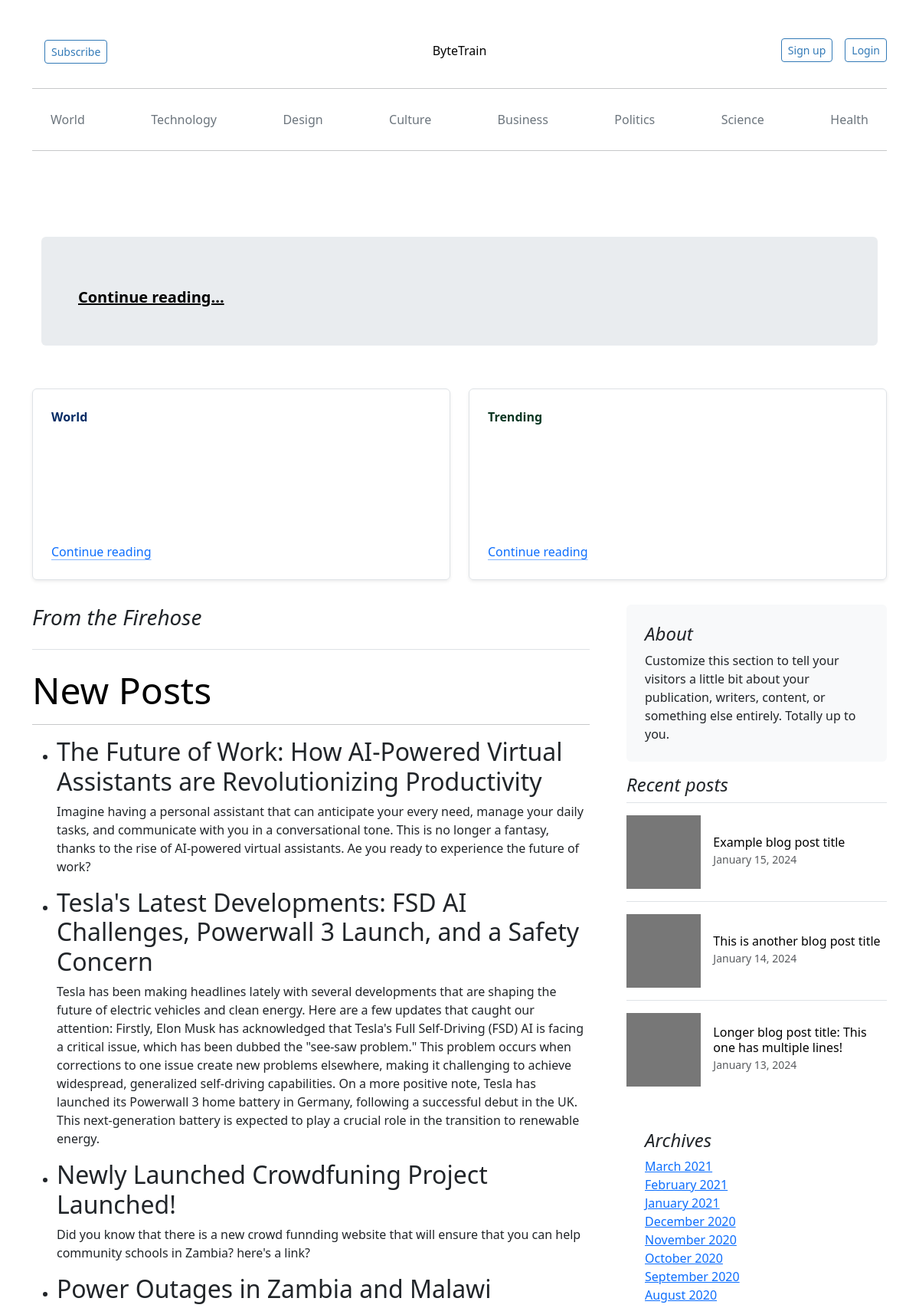
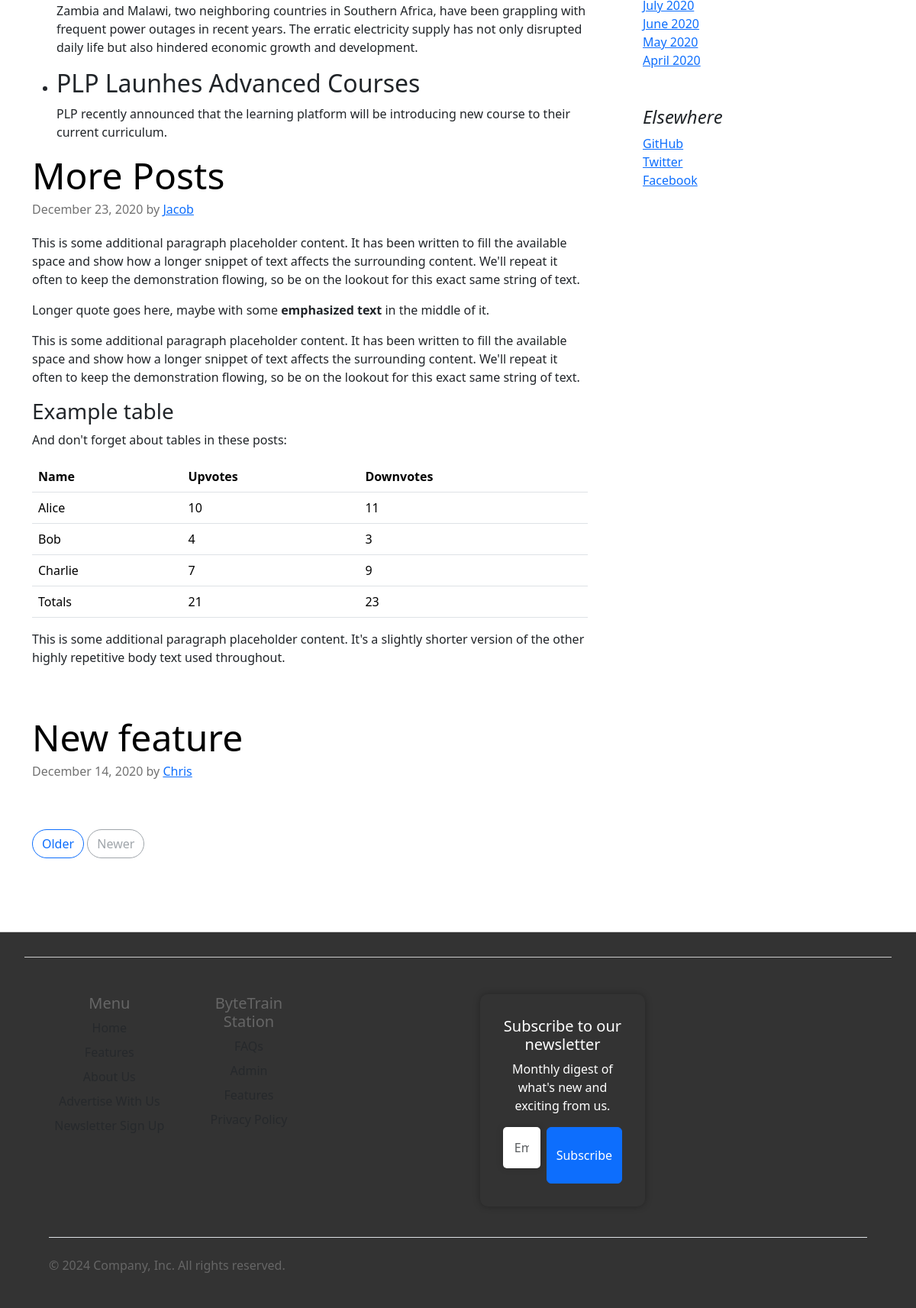
The page / (upper part) on the database its author committed (2 pictures, top to bottom).
### bytenews/models.py (models this page shows, shortened)
class Post(models.Model):
    title = models.CharField(max_length=255)
    content = models.TextField()
    featured = models.BooleanField(default=False)
    trending = models.BooleanField(default=False)
    created_at = models.DateTimeField(auto_now_add=True)
    updated_at = models.DateTimeField(auto_now=True)

### bytenews/views.py (the view)
# urls.py: path('', views.home, name='home'),
def home(request):
    context = {
        'posts': Post.objects.all()
    }
    return render(request, 'bytenews/home.html', context)

### bytenews/templates/bytenews/home.html (shortened to what this page needs)
{% extends 'bytenews/base.html' %}
{% block content %}
<main class="container">
  <div class="p-4 p-md-5 mb-4 rounded text-body-emphasis bg-body-secondary">
    <div class="col-lg-6 px-0">
      <p class="lead mb-0"><a href="#" class="text-body-emphasis fw-bold">Continue reading...</a></p>
    </div>
  </div>
</main>
<div class="row mb-2">
  <div class="col-md-6">
    <div class="row g-0 border rounded overflow-hidden flex-md-row mb-4 shadow-sm h-md-250 position-relative">
      <div class="col p-4 d-flex flex-column position-static">
        <strong class="d-inline-block mb-2 text-primary-emphasis">World</strong>
        <a href="#" class="icon-link gap-1 icon-link-hover stretched-link">
          Continue reading
          <svg class="bi"><use xlink:href="#chevron-right"/></svg>
        </a>
      </div>
    </div>
  </div>
  <div class="col-md-6">
    <div class="row g-0 border rounded overflow-hidden flex-md-row mb-4 shadow-sm h-md-250 position-relative">
      <div class="col p-4 d-flex flex-column position-static">
        <strong class="d-inline-block mb-2 text-success-emphasis">Trending</strong>
        <a href="#" class="icon-link gap-1 icon-link-hover stretched-link">
          Continue reading
          <svg class="bi"><use xlink:href="#chevron-right"/></svg>
        </a>
      </div>
    </div>
  </div>
</div>
  <div class="row g-5">
    <div class="col-md-8">
      <h3 class="pb-4 mb-4 fst-italic border-bottom">From the Firehose</h3>
      <div id="content">
        <h2 class="display-5 link-body-emphasis mb-1">New Posts</h2>
        <hr>
        <ul>
          {% for post in posts %}
            <li>
              <h2>{{ post.title }}</h2>
              <p>{{ post.content }}</p>
            </li>
          {% endfor %}
        </ul>
      </div>
      <article class="blog-post">
        <h2 class="display-5 link-body-emphasis mb-1">More Posts</h2>
        <p class="blog-post-meta">December 23, 2020 by <a href="#">Jacob</a></p>
        <p>This is some additional paragraph placeholder content. It has been written to fill the available space and show how a longer snippet of text affects the surrounding content. We'll repeat it often to keep the demonstration flowing, so be on the lookout for this exact same string of text.</p>
        <blockquote>
          <p>Longer quote goes here, maybe with some <strong>emphasized text</strong> in the middle of it.</p>
        </blockquote>
        <p>This is some additional paragraph placeholder content. It has been written to fill the available space and show how a longer snippet of text affects the surrounding content. We'll repeat it often to keep the demonstration flowing, so be on the lookout for this exact same string of text.</p>
        <h3>Example table</h3>
        <p>And don't forget about tables in these posts:</p>
        <table class="table">
          <thead>
            <tr>
              <th>Name</th>
              <th>Upvotes</th>
              <th>Downvotes</th>
            </tr>
          </thead>
          <tbody>
            <tr>
              <td>Alice</td>
              <td>10</td>
              <td>11</td>
            </tr>
            <tr>
              <td>Bob</td>
              <td>4</td>
              <td>3</td>
            </tr>
            <tr>
              <td>Charlie</td>
              <td>7</td>
              <td>9</td>
            </tr>
          </tbody>
          <tfoot>
            <tr>
              <td>Totals</td>
              <td>21</td>
              <td>23</td>
            </tr>
          </tfoot>
        </table>
        <p>This is some additional paragraph placeholder content. It's a slightly shorter version of the other highly repetitive body text used throughout.</p>
      </article>
      <article class="blog-post">
        <h2 class="display-5 link-body-emphasis mb-1">New feature</h2>
        <p class="blog-post-meta">December 14, 2020 by <a href="#">Chris</a></p>
      </article>
      <nav class="blog-pagination" aria-label="Pagination">
        <a class="btn btn-outline-primary rounded-pill" href="#">Older</a>
        <a class="btn btn-outline-secondary rounded-pill disabled" aria-disabled="true">Newer</a>
      </nav>
    </div>
    <div class="col-md-4">
        <div class="position-sticky" style="top: 2rem;">
          <div class="p-4 mb-3 bg-body-tertiary rounded">
            <h4 class="fst-italic">About</h4>
            <p class="mb-0">Customize this section to tell your visitors a little bit about your publication, writers, content, or something else entirely. Totally up to you.</p>
          </div>
          <div>
            <h4 class="fst-italic">Recent posts</h4>
            <ul class="list-unstyled">
              <li>
                <a class="d-flex flex-column flex-lg-row gap-3 align-items-start align-items-lg-center py-3 link-body-emphasis text-decoration-none border-top" href="#">
                  <svg class="bd-placeholder-img" width="100%" height="96" xmlns="http://www.w3.org/2000/svg" aria-hidden="true" preserveAspectRatio="xMidYMid slice" focusable="false"><rect width="100%" height="100%" fill="#777"/></svg>
                  <div class="col-lg-8">
                    <h6 class="mb-0">Example blog post title</h6>
                    <small class="text-body-secondary">January 15, 2024</small>
                  </div>
                </a>
              </li>
              <li>
                <a class="d-flex flex-column flex-lg-row gap-3 align-items-start align-items-lg-center py-3 link-body-emphasis text-decoration-none border-top" href="#">
                  <svg class="bd-placeholder-img" width="100%" height="96" xmlns="http://www.w3.org/2000/svg" aria-hidden="true" preserveAspectRatio="xMidYMid slice" focusable="false"><rect width="100%" height="100%" fill="#777"/></svg>
                  <div class="col-lg-8">
                    <h6 class="mb-0">This is another blog post title</h6>
                    <small class="text-body-secondary">January 14, 2024</small>
                  </div>
                </a>
              </li>
              <li>
                <a class="d-flex flex-column flex-lg-row gap-3 align-items-start align-items-lg-center py-3 link-body-emphasis text-decoration-none border-top" href="#">
                  <svg class="bd-placeholder-img" width="100%" height="96" xmlns="http://www.w3.org/2000/svg" aria-hidden="true" preserveAspectRatio="xMidYMid slice" focusable="false"><rect width="100%" height="100%" fill="#777"/></svg>
                  <div class="col-lg-8">
                    <h6 class="mb-0">Longer blog post title: This one has multiple lines!</h6>
                    <small class="text-body-secondary">January 13, 2024</small>
                  </div>
                </a>
              </li>
            </ul>
          </div>
          <div class="p-4">
            <h4 class="fst-italic">Archives</h4>
            <ol class="list-unstyled mb-0">
              <li><a href="#">March 2021</a></li>
              <li><a href="#">February 2021</a></li>
              <li><a href="#">January 2021</a></li>
              <li><a href="#">December 2020</a></li>
              <li><a href="#">November 2020</a></li>
              <li><a href="#">October 2020</a></li>
              <li><a href="#">September 2020</a></li>
              <li><a href="#">August 2020</a></li>
              <li><a href="#">July 2020</a></li>
              <li><a href="#">June 2020</a></li>
              <li><a href="#">May 2020</a></li>
              <li><a href="#">April 2020</a></li>
            </ol>
          </div>
          <div class="p-4">
            <h4 class="fst-italic">Elsewhere</h4>
            <ol class="list-unstyled">
              <li><a href="#">GitHub</a></li>
              <li><a href="#">Twitter</a></li>
              <li><a href="#">Facebook</a></li>
            </ol>
          </div>
        </div>
      </div>
    </div>
  </main>
  {% endblock %}

### bytenews/templates/bytenews/base.html (shortened to what this page needs)
{% load static %}
<!doctype html>
<html lang="en" data-bs-theme="auto">
<head>
    <link rel="stylesheet" href="https://cdn.jsdelivr.net/npm/bootstrap-icons@1.9.1/font/bootstrap-icons.css">
    <link rel="stylesheet" href="{% static 'bytenews/custom.css' %}">
    <link rel="stylesheet" href="{% static 'bytenews/bootstrap.min.css' %}">
</head>
<body>
<div class="container">
    <header class="blog-header lh-1 py-3">
        <div class="row flex-nowrap justify-content-between align-items-center">
            <div class="col-4 pt-1">
                <a class="btn btn-sm btn-outline-secondary ms-3" href="#">Subscribe</a>
            </div>
            <div class="col-4 text-center">
                <a class="blog-header-logo text-body-emphasis text-decoration-none" href="{% url 'bytenews:home' %}">
                    ByteTrain
                </a>
            </div>
            <div class="col-4 d-flex justify-content-end align-items-center">
                <a class="link-secondary" href="#" aria-label="Search">
                    <svg class="bi" width="24" height="24">
                        <use href="#search"></use>
                    </svg>
                </a>
                {% if not user.is_authenticated %}
                    <a class="btn btn-sm btn-outline-secondary ms-3" href="{% url 'bytenews:register' %}">
                        Sign up
                    </a>
                    <a class="btn btn-sm btn-outline-secondary ms-3" href="{% url 'bytenews:login' %}">
                        Login
                    </a>
                {% else %}
                    <a class="btn btn-sm btn-outline-secondary ms-3" href="{% url 'users:profile' %}">Profile</a>
                    <span class="ms-3">{{ user.username }}</span>
                    <a class="btn btn-sm btn-outline-secondary ms-3" href="{% url 'bytenews:logout' %}">
                        Logout
                    </a>
                {% endif %}
            </div>
        </div>
    </header>
    <hr>
    <div class="nav-scroller py-1 mb-2">
        <nav class="nav d-flex justify-content-between">
            <a class="p-2 link-secondary" href="#">World</a>
            <a class="p-2 link-secondary" href="#">Technology</a>
            <a class="p-2 link-secondary" href="#">Design</a>
            <a class="p-2 link-secondary" href="#">Culture</a>
            <a class="p-2 link-secondary" href="#">Business</a>
            <a class="p-2 link-secondary" href="#">Politics</a>
            <a class="p-2 link-secondary" href="#">Science</a>
            <a class="p-2 link-secondary" href="#">Health</a>
        </nav>
    </div>
    <hr>
</div>
  <main class="container">
      {% block content %}
      {% endblock %}
<div class="container2">
    <footer class="py-5">
      <div class="row">
        <div class="col-6 col-md-2 mb-3">
          <h5>Menu</h5>
          <ul class="nav flex-column">
            <li class="nav-item mb-2"><a href="#" class="nav-link p-0 text-body-secondary">Home</a></li>
            <li class="nav-item mb-2"><a href="#" class="nav-link p-0 text-body-secondary">Features</a></li>
            <li class="nav-item mb-2"><a href="{% url 'bytenews:about' %}" class="nav-link p-0 text-body-secondary">About Us</a></li>
            <li class="nav-item mb-2"><a href="#" class="nav-link p-0 text-body-secondary">Advertise With Us</a></li>
            <li class="nav-item mb-2"><a href="#" class="nav-link p-0 text-body-secondary">Newsletter Sign Up</a></li>
          </ul>
        </div>
        <div class="col-6 col-md-2 mb-3">
          <h5>ByteTrain Station</h5>
          <ul class="nav flex-column">
            <li class="nav-item mb-2"><a href="#" class="nav-link p-0 text-body-secondary">FAQs</a></li>
            <li class="nav-item mb-2"><a href="admin/" class="nav-link p-0 text-body-secondary">Admin</a></li>
            <li class="nav-item mb-2"><a href="#" class="nav-link p-0 text-body-secondary">Features</a></li>
            <li class="nav-item mb-2"><a href="#" class="nav-link p-0 text-body-secondary">Privacy Policy</a></li>
          </ul>
        </div>
        <div class="col-md-5 offset-md-1 mb-3">
          <form>
            <h5>Subscribe to our newsletter</h5>
            <p>Monthly digest of what's new and exciting from us.</p>
            <div class="d-flex flex-column flex-sm-row w-100 gap-2">
              <input id="newsletter1" type="text" class="form-control" placeholder="Email address">
              <button class="btn btn-primary" type="button">Subscribe</button>
            </div>
          </form>
        </div>
      </div>
      <div class="d-flex flex-column flex-sm-row justify-content-between py-4 my-4 border-top">
        <p>&copy; 2024 Company, Inc. All rights reserved.</p>
        <ul class="list-unstyled d-flex">
          <li class="ms-3"><a class="link-body-emphasis" href="#"><svg class="bi" width="24" height="24"><use xlink:href="#twitter"/></svg></a></li>
          <li class="ms-3"><a class="link-body-emphasis" href="#"><svg class="bi" width="24" height="24"><use xlink:href="#instagram"/></svg></a></li>
          <li class="ms-3"><a class="link-body-emphasis" href="#"><svg class="bi" width="24" height="24"><use xlink:href="#facebook"/></svg></a></li>
        </ul>
      </div>
    </footer>
  </div>
</body>
</html>

### bytenews/static/bytenews/custom.css (style rules this page uses)
.btn-sm { padding: 0.5rem 1rem; font-size: 0.875rem; border-radius: 0.25rem; }
.btn-sm.btn-outline-secondary { color: #337ab7; border-color: #337ab7; }
.ms-3 { margin-left: 1rem; }
* { box-sizing: border-box; margin: 0; padding: 0; }
body { font-family: 'Open Sans', sans-serif; line-height: 1.5; color: #333; }
.nav-scroller { padding: 1rem; }
.nav-scroller .nav { display: flex; flex-wrap: nowrap; justify-content: space-between; }
.nav-scroller .nav a { padding: 0.5rem; color: #337ab7; text-decoration: none; }
.container { max-width: 800px; padding: 2rem; }
.container2 { background-color: #333; padding: 2rem; border-top: 1px solid #ccc; text-align: center; color: #666; }
.container2 footer { padding: 2rem; border-top: 1px solid #ccc; }
.container2 footer ul { list-style: none; padding: 0; margin: 0; }
.container2 footer ul li { margin-bottom: 1rem; }
.container2 footer a { color: #337ab7; text-decoration: none; }
.blog-pagination { margin-bottom: 4rem; }
.blog-post { margin-bottom: 4rem; border: 10px; }
.blog-post-meta { margin-bottom: 1.25rem; color: #727272; }
@media (min-width: 768px) { .h-md-250 { height: 250px; } }
form { width: 50%; margin: 0 auto; padding: 30px; background-color: #333; color: #fff; border-radius: 10px; box-shadow: 0 0 10px rgba(0, 0, 0, 0.3); }
input[type="text"], input[type="email"], input[type="password"] { width: 100%; padding: 15px; margin-bottom: 20px; border: none; border-radius: 5px; box-shadow: 0 0 10px rgba(0, 0, 0, 0.2); }

### rows shown on the page
Post: title "The Future of Work: How AI-Powered Virtual Assistants are Revolutionizing Productivity", content "Imagine having a personal assistant that can anticipate your every need, manage your daily tasks, and communicate with you in a conversational tone. This is no longer a fantasy, thanks to the rise of AI-powered virtual assistants. Ae you ready to experience the future of work?"
Post: title "Tesla's Latest Developments: FSD AI Challenges, Powerwall 3 Launch, and a Safety Concern", content "Tesla has been making headlines lately with several developments that are shaping the future of electric vehicles and clean energy. Here are a few updates that caught our attention: Firstly, Elon Musk has acknowledged that Tesla's Full Self-Driving (FSD) AI is facing a critical issue, which has been dubbed the \"see-saw problem.\" This problem occurs when corrections to one issue create new problems elsewhere, making it challenging to achieve widespread, generalized self-driving capabilities. On a more positive note, Tesla has launched its Powerwall 3 home battery in Germany, following a successful debut in the UK. This next-generation battery is expected to play a crucial role in the…"
Post: title "Newly Launched Crowdfuning Project Launched!", content "Did you know that there is a new crowd funnding website that will ensure that you can help community schools in Zambia? here's a link?"
Post: title "Power Outages in Zambia and Malawi", content "Zambia and Malawi, two neighboring countries in Southern Africa, have been grappling with frequent power outages in recent years. The erratic electricity supply has not only disrupted daily life but also hindered economic growth and development."
Post: title "PLP Launhes Advanced Courses", content "PLP recently announced that the learning platform will be introducing new course to their current curriculum."
